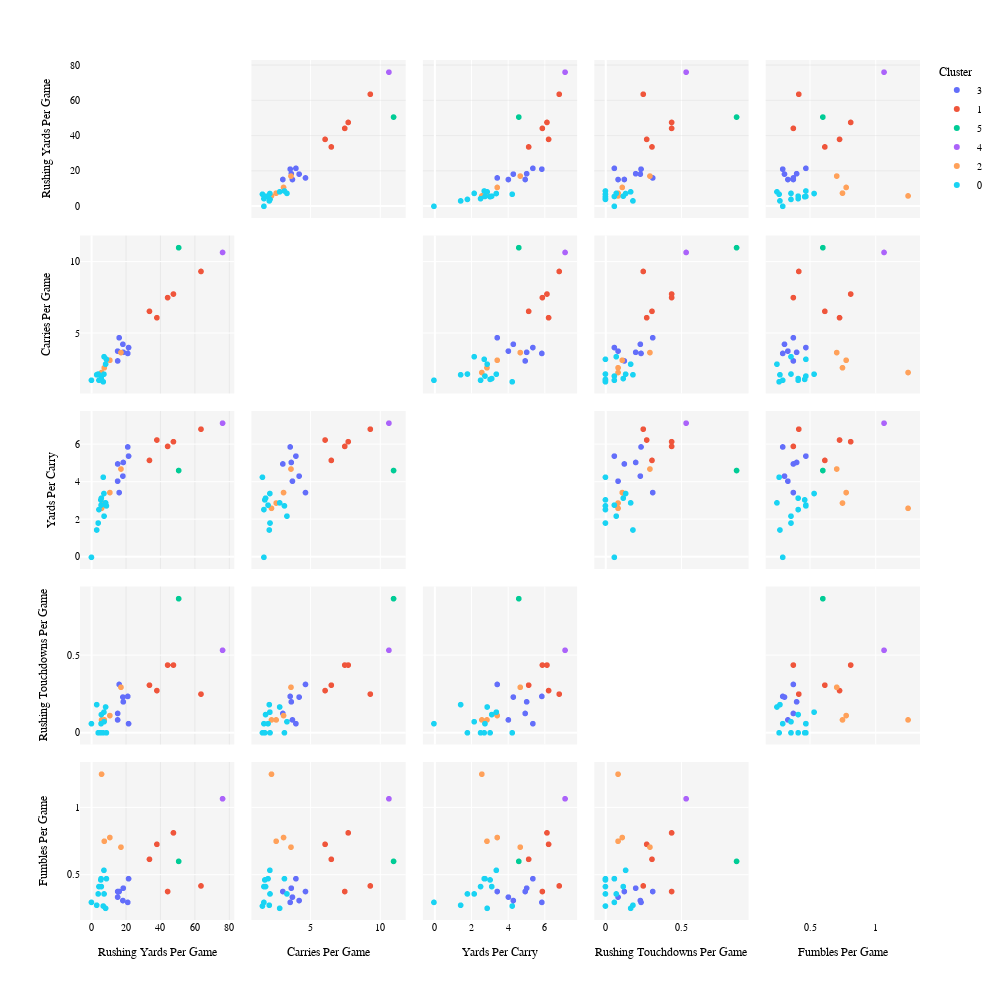

Here is the notebook cell this chart was saved with:
### Code cell
graph_pair_plot_plotly(df=df_6, cluster_rankings=cluster_ranking_6,
                       position=position, stats=stats, 
                       save_suffix=suffix, font_size=font_size, marker_size=marker_size,
                       height=dim, width=dim
                      )

### Figure 1 — Plotly figure (JSON) as saved in the notebook; plotly's stock layout.template omitted (floating-point values rounded to 4 significant figures)
{"data": [{"diagonal": {"visible": false}, "dimensions": [{"axis": {"matches": true}, "label": "Rushing Yards Per Game", "values": [21.06, 16.06, 21.53, 18.47, 15.17, 15.19, 18.23]}, {"axis": {"matches": true}, "label": "Carries Per Game", "values": [3.588, 4.688, 4, 3.667, 3.75, 3.062, 4.231]}, {"axis": {"matches": true}, "label": "Yards Per Carry", "values": [5.87, 3.43, 5.38, 5.04, 4.04, 4.96, 4.31]}, {"axis": {"matches": true}, "label": "Rushing Touchdowns Per Game", "values": [0.2353, 0.3125, 0.05882, 0.2, 0.08333, 0.125, 0.2308]}, {"axis": {"matches": true}, "label": "Fumbles Per Game", "values": [0.2941, 0.375, 0.4706, 0.4, 0.3333, 0.375, 0.3077]}], "hovertemplate": "<b>%{hovertext}</b><br><br>Cluster=3<br>%{xaxis.title.text}=%{x}<br>%{yaxis.title.text}=%{y}<extra></extra>", "hovertext": ["Patrick Mahomes", "Joe Burrow", "Geno Smith", "Russell Wilson", "Dak Prescott", "Jacoby Brissett", "Kenny Pickett"], "legendgroup": "3", "marker": {"color": "#636efa", "size": 6, "symbol": "circle"}, "name": "3", "showlegend": true, "type": "splom"}, {"diagonal": {"visible": false}, "dimensions": [{"axis": {"matches": true}, "label": "Rushing Yards Per Game", "values": [47.62, 44.25, 63.67, 38, 33.69]}, {"axis": {"matches": true}, "label": "Carries Per Game", "values": [7.75, 7.5, 9.333, 6.091, 6.538]}, {"axis": {"matches": true}, "label": "Yards Per Carry", "values": [6.15, 5.9, 6.82, 6.24, 5.15]}, {"axis": {"matches": true}, "label": "Rushing Touchdowns Per Game", "values": [0.4375, 0.4375, 0.25, 0.2727, 0.3077]}, {"axis": {"matches": true}, "label": "Fumbles Per Game", "values": [0.8125, 0.375, 0.4167, 0.7273, 0.6154]}], "hovertemplate": "<b>%{hovertext}</b><br><br>Cluster=1<br>%{xaxis.title.text}=%{x}<br>%{yaxis.title.text}=%{y}<extra></extra>", "hovertext": ["Josh Allen", "Daniel Jones", "Lamar Jackson", "Kyler Murray", "Marcus Mariota"], "legendgroup": "1", "marker": {"color": "#EF553B", "size": 6, "symbol": "circle"}, "name": "1", "showlegend": true, "type": "splom"}, {"diagonal": {"visible": false}, "dimensions": [{"axis": {"matches": true}, "label": "Rushing Yards Per Game", "values": [50.67]}, {"axis": {"matches": true}, "label": "Carries Per Game", "values": [11]}, {"axis": {"matches": true}, "label": "Yards Per Carry", "values": [4.61]}, {"axis": {"matches": true}, "label": "Rushing Touchdowns Per Game", "values": [0.8667]}, {"axis": {"matches": true}, "label": "Fumbles Per Game", "values": [0.6]}], "hovertemplate": "<b>%{hovertext}</b><br><br>Cluster=5<br>%{xaxis.title.text}=%{x}<br>%{yaxis.title.text}=%{y}<extra></extra>", "hovertext": ["Jalen Hurts"], "legendgroup": "5", "marker": {"color": "#00cc96", "size": 6, "symbol": "circle"}, "name": "5", "showlegend": true, "type": "splom"}, {"diagonal": {"visible": false}, "dimensions": [{"axis": {"matches": true}, "label": "Rushing Yards Per Game", "values": [76.2]}, {"axis": {"matches": true}, "label": "Carries Per Game", "values": [10.67]}, {"axis": {"matches": true}, "label": "Yards Per Carry", "values": [7.14]}, {"axis": {"matches": true}, "label": "Rushing Touchdowns Per Game", "values": [0.5333]}, {"axis": {"matches": true}, "label": "Fumbles Per Game", "values": [1.067]}], "hovertemplate": "<b>%{hovertext}</b><br><br>Cluster=4<br>%{xaxis.title.text}=%{x}<br>%{yaxis.title.text}=%{y}<extra></extra>", "hovertext": ["Justin Fields"], "legendgroup": "4", "marker": {"color": "#ab63fa", "size": 6, "symbol": "circle"}, "name": "4", "showlegend": true, "type": "splom"}, {"diagonal": {"visible": false}, "dimensions": [{"axis": {"matches": true}, "label": "Rushing Yards Per Game", "values": [17.12, 5.833, 7.417, 10.67]}, {"axis": {"matches": true}, "label": "Carries Per Game", "values": [3.647, 2.25, 2.583, 3.111]}, {"axis": {"matches": true}, "label": "Yards Per Carry", "values": [4.69, 2.59, 2.87, 3.43]}, {"axis": {"matches": true}, "label": "Rushing Touchdowns Per Game", "values": [0.2941, 0.08333, 0.08333, 0.1111]}, {"axis": {"matches": true}, "label": "Fumbles Per Game", "values": [0.7059, 1.25, 0.75, 0.7778]}], "hovertemplate": "<b>%{hovertext}</b><br><br>Cluster=2<br>%{xaxis.title.text}=%{x}<br>%{yaxis.title.text}=%{y}<extra></extra>", "hovertext": ["Trevor Lawrence", "Matt Ryan", "Baker Mayfield", "Taylor Heinicke"], "legendgroup": "2", "marker": {"color": "#FFA15A", "size": 6, "symbol": "circle"}, "name": "2", "showlegend": true, "type": "splom"}, {"diagonal": {"visible": false}, "dimensions": [{"axis": {"matches": true}, "label": "Rushing Yards Per Game", "values": [5.706, 4.294, 8.647, -0.05882, 5.529, 5.385, 6.8, 7.2, 3.857, 7.286, 3, 8.167]}, {"axis": {"matches": true}, "label": "Carries Per Game", "values": [1.824, 1.706, 3.176, 1.706, 2, 1.769, 1.6, 2.133, 2.143, 3.357, 2.091, 2.833]}, {"axis": {"matches": true}, "label": "Yards Per Carry", "values": [3.13, 2.52, 2.72, -0.03, 2.76, 3.04, 4.25, 3.38, 1.8, 2.17, 1.43, 2.88]}, {"axis": {"matches": true}, "label": "Rushing Touchdowns Per Game", "values": [0.1176, 0, 0, 0.05882, 0.05882, 0, 0, 0.1333, 0, 0.07143, 0.1818, 0.1667]}, {"axis": {"matches": true}, "label": "Fumbles Per Game", "values": [0.4118, 0.4118, 0.4706, 0.2941, 0.4706, 0.4615, 0.2667, 0.5333, 0.3571, 0.3571, 0.2727, 0.25]}], "hovertemplate": "<b>%{hovertext}</b><br><br>Cluster=0<br>%{xaxis.title.text}=%{x}<br>%{yaxis.title.text}=%{y}<extra></extra>", "hovertext": ["Kirk Cousins", "Jared Goff", "Justin Herbert", "Tom Brady", "Aaron Rodgers", "Tua Tagovailoa", "Derek Carr", "Davis Mills", "Andy Dalton", "Mac Jones", "Jimmy Garoppolo", "Ryan Tannehill"], "legendgroup": "0", "marker": {"color": "#19d3f3", "size": 6, "symbol": "circle"}, "name": "0", "showlegend": true, "type": "splom"}], "layout": {"dragmode": "select", "font": {"color": "black", "family": "Courier New, monospace", "size": 10}, "height": 1000, "legend": {"title": {"text": "Cluster"}, "tracegroupgap": 0}, "margin": {"t": 60}, "paper_bgcolor": "rgba(0,0,0,0)", "plot_bgcolor": "rgba(245, 245, 245, 1)", "showlegend": true, "width": 1000, "xaxis": {"gridcolor": "rgba(200, 200, 200, 0.5)", "gridwidth": 0.5, "showgrid": true}, "yaxis": {"gridcolor": "rgba(200, 200, 200, 0.5)", "gridwidth": 0.5, "showgrid": true}}}
